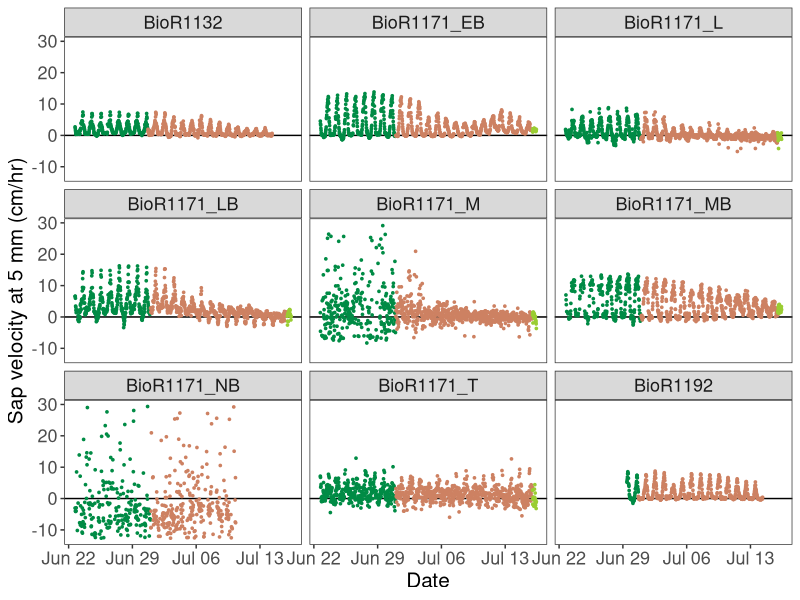
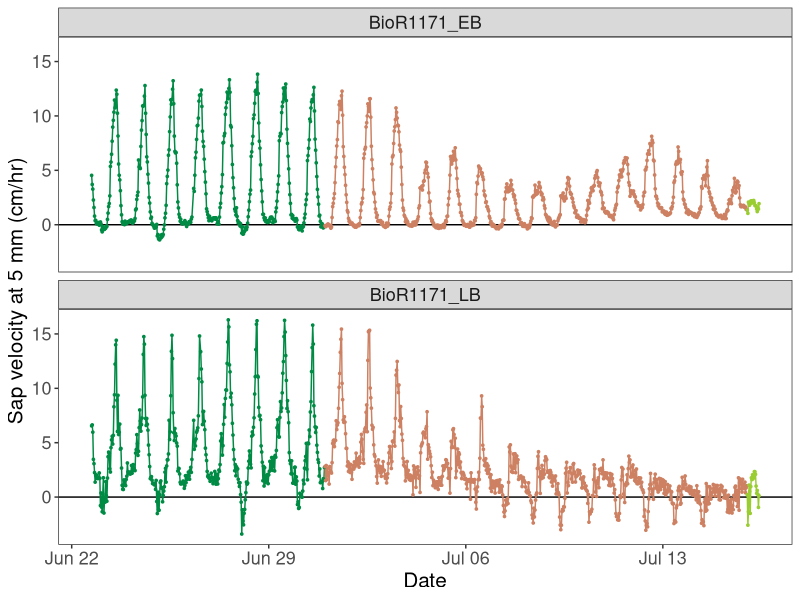
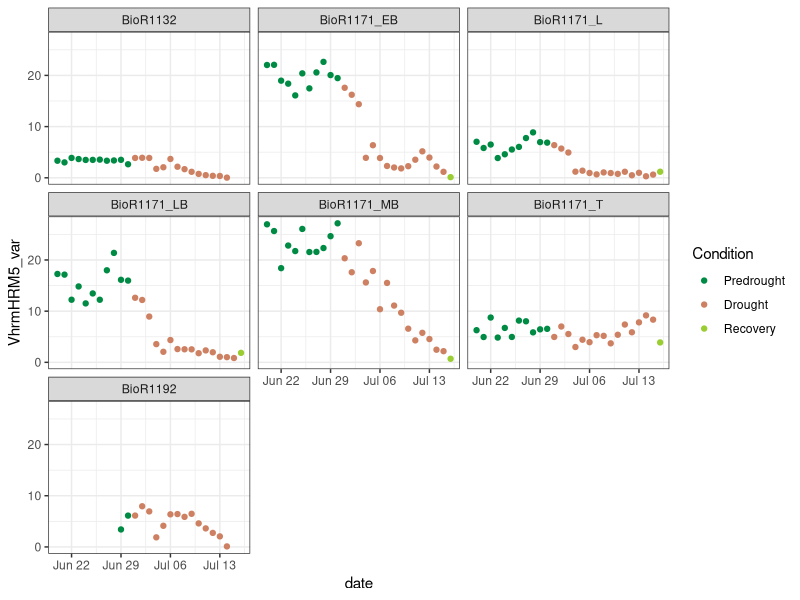

Recreate these plots in R, in order.
#### Trying to figure out what's going on with sap flow ####
library(tidyverse)
theme_set(theme_bw())

#### Reading in ####

sv_all <- read_csv("data/sap_flow/sv_all.csv") |> 
  mutate(dt = as.POSIXct(dt, tz = "America/Phoenix")) |> 
  mutate(condition = case_when(date <= as.Date("2026-06-30") ~ "Predrought",
                               date > as.Date("2026-06-30") & 
                                 date <= as.Date("2026-07-15") ~ "Drought",
                               date > as.Date("2026-07-15") ~ "Recovery"))

#### Plotting ####
# All sap velocity all time
sv_all |> 
  filter(dt >= as.POSIXct("2026-06-23 00:00:00")) |> 
  filter(VhrmHRM5 <= 30) |> 
  ggplot(aes(x = dt, y = VhrmHRM5)) +
  geom_hline(aes(yintercept = 0)) +
  geom_point(aes(color = factor(condition, 
                                levels = c("Predrought", "Drought", "Recovery"))), 
             size = 0.6) +
  scale_color_manual(values = c("springgreen4", "lightsalmon3", "yellowgreen")) +
  labs(x = "Date", y = "Sap velocity at 5 mm (cm/hr)", color = "Condition") +
  facet_wrap(~ Tree_ID) +
  theme(panel.grid = element_blank(),
        axis.text = element_text(size = 13),
        axis.title = element_text(size = 15),
        legend.position = "none",
        strip.text = element_text(size = 13))

# Only 1171_EB and 1171_LB
sv_all |> 
  filter(dt >= as.POSIXct("2026-06-23 00:00:00")) |> 
  filter(Tree_ID == "BioR1171_EB" | Tree_ID == "BioR1171_LB") |> 
  filter(VhrmHRM5 <= 30) |> 
  ggplot(aes(x = dt, y = VhrmHRM5)) +
  geom_hline(aes(yintercept = 0)) +
  # geom_hline(aes(yintercept = max((sv_all |> 
  #                                    filter(Tree_ID == "BioR1171_EB", 
  #                                           dt >= as.POSIXct("2026-06-23 00:00:00")))[4])), 
  #            color = "tomato", alpha = 0.5) +
  # geom_hline(aes(yintercept = max((sv_all |> 
  #                                    filter(Tree_ID == "BioR1171_LB", 
  #                                           dt >= as.POSIXct("2026-06-23 00:00:00")))[4])), 
  #            color = "skyblue2", alpha = 0.5) +
  geom_line(aes(color = factor(condition, 
                               levels = c("Predrought", "Drought", "Recovery")))) +
  geom_point(aes(color = factor(condition, 
                                levels = c("Predrought", "Drought", "Recovery"))), 
             size = 0.6) +
  scale_color_manual(values = c("springgreen4", "lightsalmon3", "yellowgreen")) +
  labs(x = "Date", y = "Sap velocity at 5 mm (cm/hr)", color = "Condition") +
  facet_wrap(~ Tree_ID, ncol = 1) +
  theme(panel.grid = element_blank(),
        axis.text = element_text(size = 13),
        axis.title = element_text(size = 15),
        legend.position = "none",
        strip.text = element_text(size = 13))

# Just two days
# sv_all |>
#   filter(date == as.Date("2026-07-12") | date == as.Date("2026-07-13")) |>
#   filter(VhrmHRM5 <= 30) |>
#   ggplot(aes(x = dt, y = VhrmHRM5)) +
#   geom_point(aes(color = factor(condition, levels = c("Predrought", "Drought", "Recovery"))), size = 0.6) +
#   scale_color_manual(values = c("springgreen4", "lightsalmon3", "yellowgreen")) +
#   labs(color = "Condition") +
#   facet_wrap(~ Tree_ID)

#### Stats ####
# Summarizing to daily max/min?
sv_sum <- sv_all |> 
  group_by(date, condition, Tree_ID) |> 
  summarize(VhrmHRM5_max = max(VhrmHRM5, na.rm = TRUE),
            VhrmHRM5_min = min(VhrmHRM5, na.rm = TRUE),
            VhrmHRM5_var = var(VhrmHRM5, na.rm = TRUE)) |> 
  ungroup() |> 
  mutate(VhrmHRM5_amp = VhrmHRM5_max - VhrmHRM5_min)

sv_sum |> 
  filter(Tree_ID != "BioR1171_NB", Tree_ID != "BioR1171_M") |> 
  filter(date >= as.Date("2026-06-20")) |> 
  ggplot(aes(x = date, y = VhrmHRM5_var)) +
  geom_point(aes(color = factor(condition, levels = c("Predrought", "Drought", "Recovery")))) +
  scale_color_manual(values = c("springgreen4", "lightsalmon3", "yellowgreen")) +
  labs(color = "Condition") +
  facet_wrap(~ Tree_ID)

sv_aov <- aov(VhrmHRM5_var ~ condition, data = sv_sum)
summary(sv_aov)

sv_sum_2 <- sv_sum |> 
  mutate(condition = case_when(condition == "Predrought" ~ "wet",
                               condition == "Drought" ~ "dry",
                               condition == "Recovery" ~ "wet"))

sv_aov_2 <- aov(VhrmHRM5_var ~ condition, data = sv_sum_2)
summary(sv_aov_2)

# The three phases, treated separately, are significantly different, but the 
# wet phases are not significantly different from each other.

# Summarizing more to just drought phases
sv_super_sum <- sv_sum |> 
  # filter(Tree_ID == "BioR1171_EB" | Tree_ID == "BioR1171_LB" | Tree_ID == "BioR1132" | Tree_ID == "BioR1192") |> 
  group_by(Tree_ID, condition) |> 
  summarize(max_vel = max(VhrmHRM5_max),
            min_vel = min(VhrmHRM5_min)) |> 
  ungroup() |> 
  mutate(max_range = max_vel - min_vel)
View(sv_super_sum)

sv_super_aov <- aov(min_vel ~ condition, data = sv_super_sum)
summary(sv_super_aov)

# Not significant when summarizing more!
